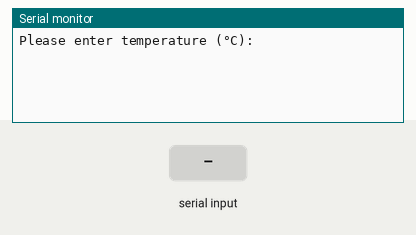
Recording of a sketch running on a simulated Arduino Uno, built with avr-gcc and run on an emulated ATmega328P. Parts: the last lines printed to the serial monitor. Inputs (shaded band) come from the test bench.

Above: at 1.2 s.
1.3 s: "90,45\n" received over Serial
At 1.9 s:
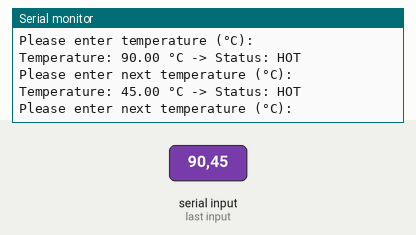
2.8 s: "30,150\n" received over Serial
At 5.0 s:
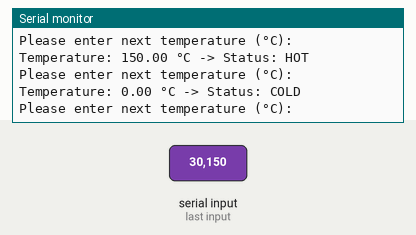

Measured:
- after the input at 1.3 s, the serial monitor: prints a new line at once (image 1)
- after the input at 2.8 s, the serial monitor: prints a new line at once (image 2)

The sketch:

Ex3.3.ino
```cpp
void setup() {
  Serial.begin(115200);
  Serial.println("Please enter temperature (°C):");
}

void loop() {
  // ตรวจสอบว่ามีการพิมพ์ข้อมูลเข้ามาทาง Serial หรือไม่
  if (Serial.available() > 0) {
    // อ่านค่าตัวเลขทศนิยมจาก Serial Monitor
    float temp = Serial.parseFloat();

    // แสดงอุณหภูมิที่ป้อนเข้ามา
    Serial.print("Temperature: ");
    Serial.print(temp);
    Serial.print(" °C -> Status: ");

    // ตรวจสอบเงื่อนไขตามอุณหภูมิ
    if (temp < 20.0) {
      Serial.println("COLD");
    } else if (temp >= 20.0 && temp <= 30.0) {
      Serial.println("NORMAL");
    } else {
      Serial.println("HOT");
    }

    Serial.println("Please enter next temperature (°C):");
  }
}
```
